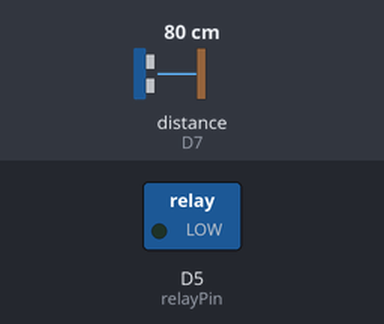
This sketch was run on a simulated ESP8266 (NodeMCU). Shown: switched loads named in the sketch (green lamp = pin HIGH). Wiring (inferred from the names in the program): ultrasonic range finder: trigger D6; echo D7. The inputs (shaded band) are chosen by the test bench; at power-on: distance to the obstacle (sensor on D7) 80 cm. The echo pulse lasts 58.3 µs per cm; pins used as bus, display or sensor lines are not drawn.

Above: at 1.2 s.
1.3 s: distance to the obstacle (sensor on D7) set to 17 cm
2.8 s: distance to the obstacle (sensor on D7) set to 14 cm
At 4.2 s:
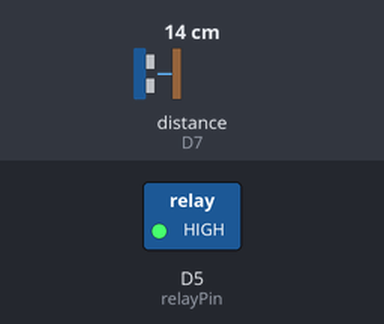
4.5 s: distance to the obstacle (sensor on D7) set to 18 cm
At 5.7 s:
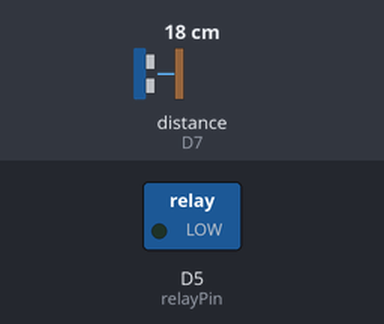
6.0 s: distance to the obstacle (sensor on D7) set to 2 cm
At 7.2 s:
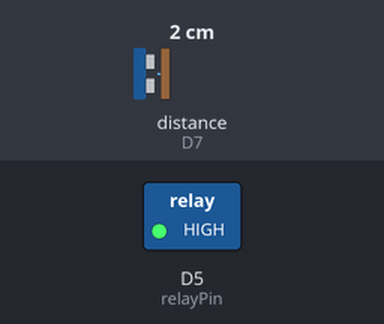
Timing chart, 0 to 8.5 s (numbered marks = the images above; inputs shaded):
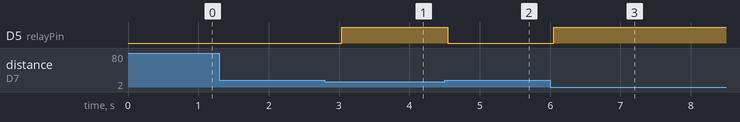

The sketch:

OTSASTA_VALO.ino
```cpp
#define echoPin D7 // Echo Pin
#define trigPin D6 // Trigger Pin
#define relayPin D5 // Relay Pin

long duration, newDistance ; // Duration used to calculate distance
long distance = 99;

void setup() {
  Serial.begin (9600);
  pinMode(trigPin, OUTPUT);
  pinMode(relayPin, OUTPUT);
  pinMode(echoPin, INPUT);
}

void loop() {
/* The following trigPin/echoPin cycle is used to determine the
distance of the nearest object by bouncing soundwaves off of it. */
 digitalWrite(trigPin, LOW);
 delayMicroseconds(2);
 digitalWrite(trigPin, HIGH);
 delayMicroseconds(10);
 digitalWrite(trigPin, LOW);
 duration = pulseIn(echoPin, HIGH);
 //Calculate the distance (in cm) based on the speed of sound.
 newDistance = duration/58.2;

 if (newDistance > 0 || newDistance < 100) {
  distance = newDistance;

  if (distance > 100) {
   Serial.print("Distance: ");
   Serial.print(distance);
   Serial.println(" cm");
  }

  if (distance < 16) {
    digitalWrite(relayPin, HIGH);
    delay(250);
   } else {
    digitalWrite(relayPin, LOW);
   }
 }

 delay(250);
}
```

Measured:
- the behaviour switches between 16 and 15 cm on distance to the obstacle (sensor on D7) (found by bisection; images 0 and 1)
- after the input at 1.3 s, every drawn part: stays the same
- after the input at 2.8 s, D5 (relayPin): LOW → HIGH after 0.24 s
- after the input at 4.5 s, D5 (relayPin): HIGH → LOW after 0.05 s
- after the input at 6.0 s, D5 (relayPin): LOW → HIGH after 0.05 s
